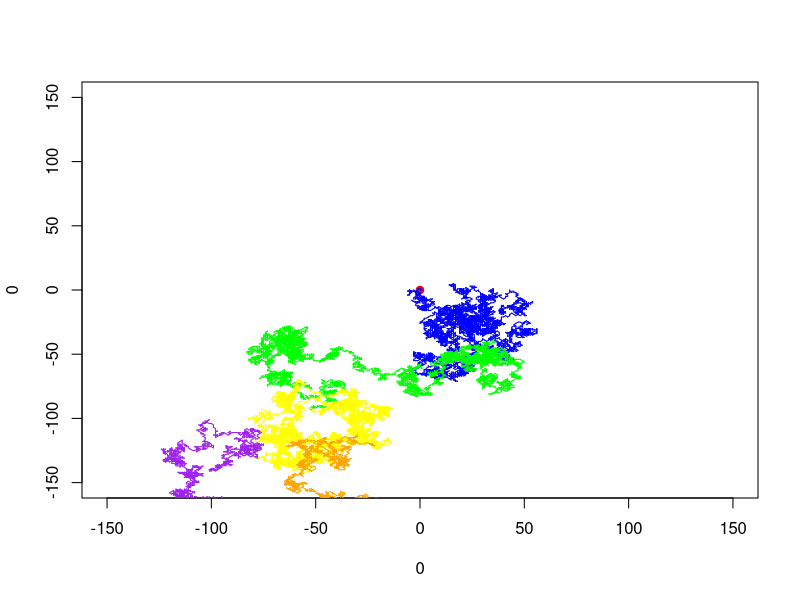
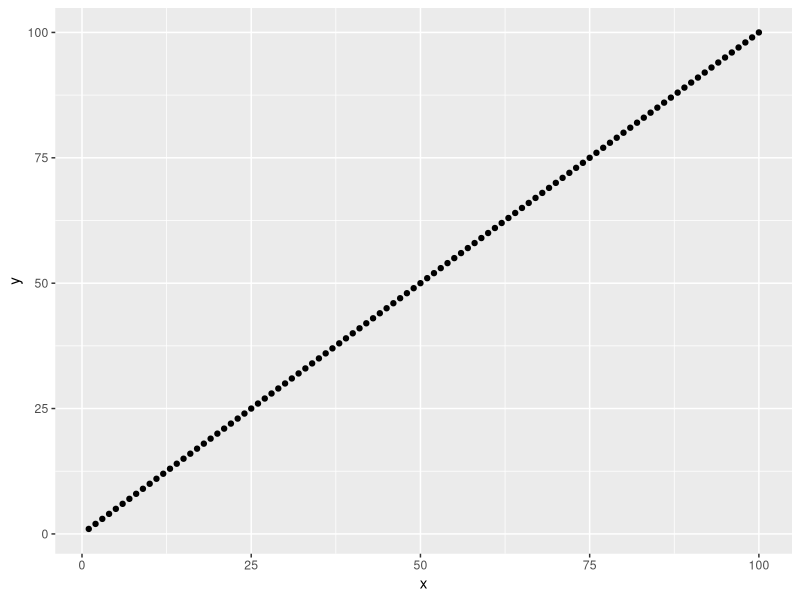
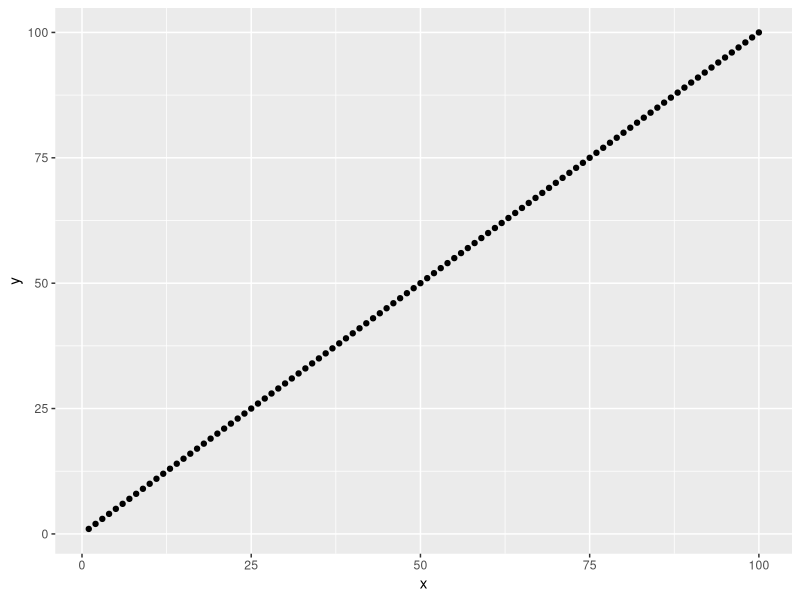

Generate these figures, in order, with R:
## ---- chunk 1
library(ggplot2)
## ---- chunk 2
options <- list(
    c(0, 0),
    c(1, 0),
    c(0, 1),
    c(-1, 0),
    c(0, -1),
    c(1, 1),
    c(-1, -1),
    c(-1, 1),
    c(1, -1)
)

simulate_random_walk <- function(k, n) {
    i <- 0
    state <- k
    counter <- 0
    color <- "blue"

    plot(0, 0, xlim = c(-150, 150), ylim = c(-150, 150), col = "red", pch = 19)

    for (i in 1:n) {
        i <- i + 1

        if (i == 0.2 * n) {
            color <- "green"
        }
        if (i == 0.4 * n) {
            color <- "yellow"
        }
        if (i == 0.6 * n) {
            color <- "orange"
        }
        if (i == 0.8 * n) {
            color <- "purple"
        }

        move <- sample(options, 1)[[1]]
        state_old <- state
        state <- state + move
        lines(c(state[1], state_old[1]), c(state[2], state_old[2]), col = color)

        if (state[1] == 0 & state[2] == 0) {
            counter <- counter + 1
        }
    }
    print(counter)
}
## ---- chunk 3
k <- c(0, 0)
n <- 30000

simulate_random_walk(k, n)
## ---- chunk 4

ggplot(data.frame(x = 1:100, y = 1:100), aes(x = x, y = y)) +
    geom_point()

ggsave(filename = "file_name_ggplt.png", width = 500, height = 500, units = "px")
## ---- chunk 5

